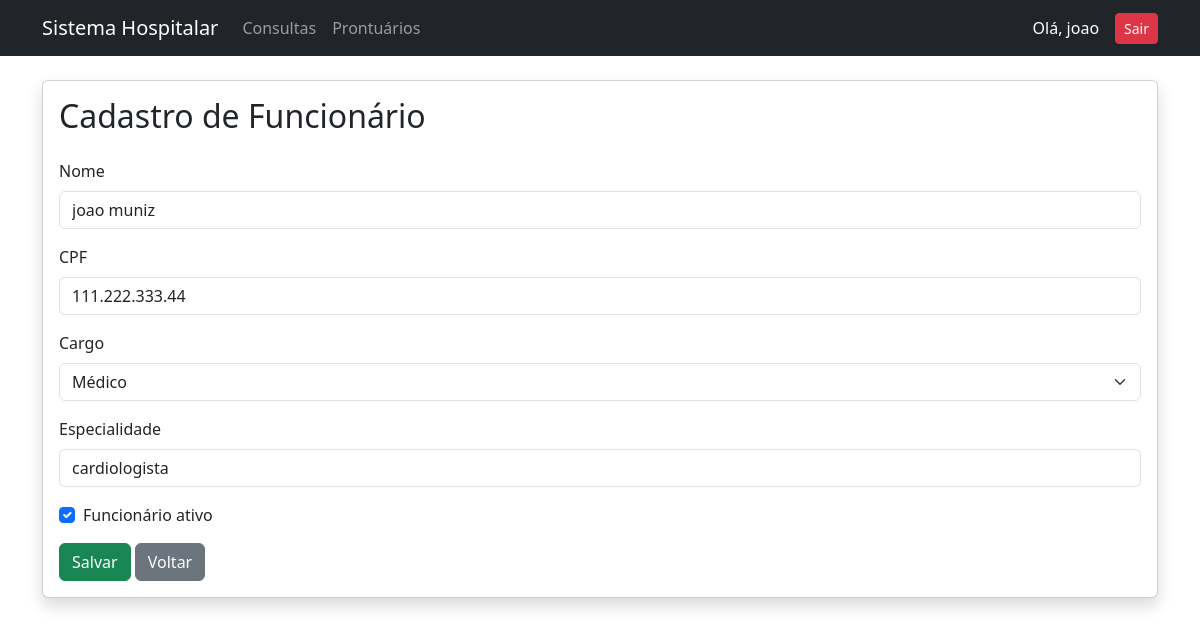
Page /funcionarios/editar/1/ (signed in) on the committed database.
### funcionarios/models.py (models this page shows, shortened)
class Funcionario(models.Model):
    CARGOS = [
        ('MEDICO', 'Médico'),
        ('RECEPCIONISTA', 'Recepcionista'),
        ('ADMIN', 'Administrador')
    ]
    usuario = models.OneToOneField(
        User,
        on_delete=models.CASCADE,
        related_name='funcionario'
    )
    nome = models.CharField(max_length=255)
    cpf = models.CharField(
        max_length=14,
        unique=True
    )
    cargo = models.CharField(
        max_length=20,
        choices=CARGOS
    )
    especialidade = models.CharField(
        max_length=255,
        blank=True,
        null=True
    )
    ativo = models.BooleanField(default=True)
    criado_em = models.DateTimeField(
        auto_now_add=True
    )

### funcionarios/views.py (the view)
# urls.py: path('editar/<int:pk>/', FuncionarioUpdateView.as_view(), name='editar_funcionario'),
class FuncionarioUpdateView(LoginRequiredMixin, UpdateView):
    model = Funcionario
    form_class = FuncionarioForm
    template_name = 'funcionarios/form.html'
    success_url = reverse_lazy(
        'listar_funcionarios'
    )

### funcionarios/templates/funcionarios/form.html (shortened to what this page needs)
{% extends 'base.html' %}
{% block content %}
<div class="card shadow">
    <div class="card-body">
        <h2 class="mb-4">
            Cadastro de Funcionário
        </h2>
        <form method="POST">
            <div class="mb-3">
                <label class="form-label">
                    Nome
                </label>
                {{ form.nome }}
            </div>
            <div class="mb-3">
                <label class="form-label">
                    CPF
                </label>
                {{ form.cpf }}
            </div>
            <div class="mb-3">
                <label class="form-label">
                    Cargo
                </label>
                {{ form.cargo }}
            </div>
            <div class="mb-3">
                <label class="form-label">
                    Especialidade
                </label>
                {{ form.especialidade }}
            </div>
            <div class="form-check mb-3">
                {{ form.ativo }}
                <label class="form-check-label">
                    Funcionário ativo
                </label>
            </div>
            <button class="btn btn-success">
                Salvar
            </button>
            <a
                href="{% url 'listar_funcionarios' %}"
                class="btn btn-secondary"
            >
                Voltar
            </a>
        </form>
    </div>
</div>
{% endblock %}

### templates/base.html (shortened to what this page needs)
<!DOCTYPE html>
<html lang="pt-br">
<head>
    <link
        href="https://cdn.jsdelivr.net/npm/bootstrap@5.3.3/dist/css/bootstrap.min.css"
        rel="stylesheet"
    >
</head>
<body>
    <nav class="navbar navbar-expand-lg navbar-dark bg-dark mb-4">
        <div class="container">
            <a
                class="navbar-brand"
                href="{% url 'dashboard' %}"
            >
                Sistema Hospitalar
            </a>
            <div class="collapse navbar-collapse">
                {% if user.is_authenticated %}
                    <ul class="navbar-nav me-auto">
                        {% if user.funcionario.cargo == 'RECEPCIONISTA' or user.funcionario.cargo == 'MEDICO' or user.funcionario.cargo == 'ADMIN' %}
                            <li class="nav-item">
                                <a class="nav-link" href="{% url 'listar_consultas' %}">
                                    Consultas
                                </a>
                            </li>
                        {% endif %}
                        {% if user.funcionario.cargo == 'MEDICO' or user.funcionario.cargo == 'ADMIN' %}
                            <li class="nav-item">
                                <a class="nav-link" href="{% url 'listar_prontuarios' %}">
                                    Prontuários
                                </a>
                            </li>
                        {% endif %}
                    </ul>
                    <div class="d-flex align-items-center gap-3">
                        <span class="text-white">
                            Olá, {{ user.username }}
                        </span>
                        <form
                            method="POST"
                            action="{% url 'logout' %}"
                        >
                            <button class="btn btn-danger btn-sm">
                                Sair
                            </button>
                        </form>
                    </div>
                {% endif %}
            </div>
        </div>
    </nav>
    <div class="container mt-4">
        {% block content %}
        {% endblock %}
    </div>
</body>
</html>

### rows in the picture
Funcionario: nome "joao muniz", cpf "111.222.333.44", cargo "Médico", especialidade "cardiologista", ativo "☑"

### other values in the picture
{{ user.username }} "joao"
